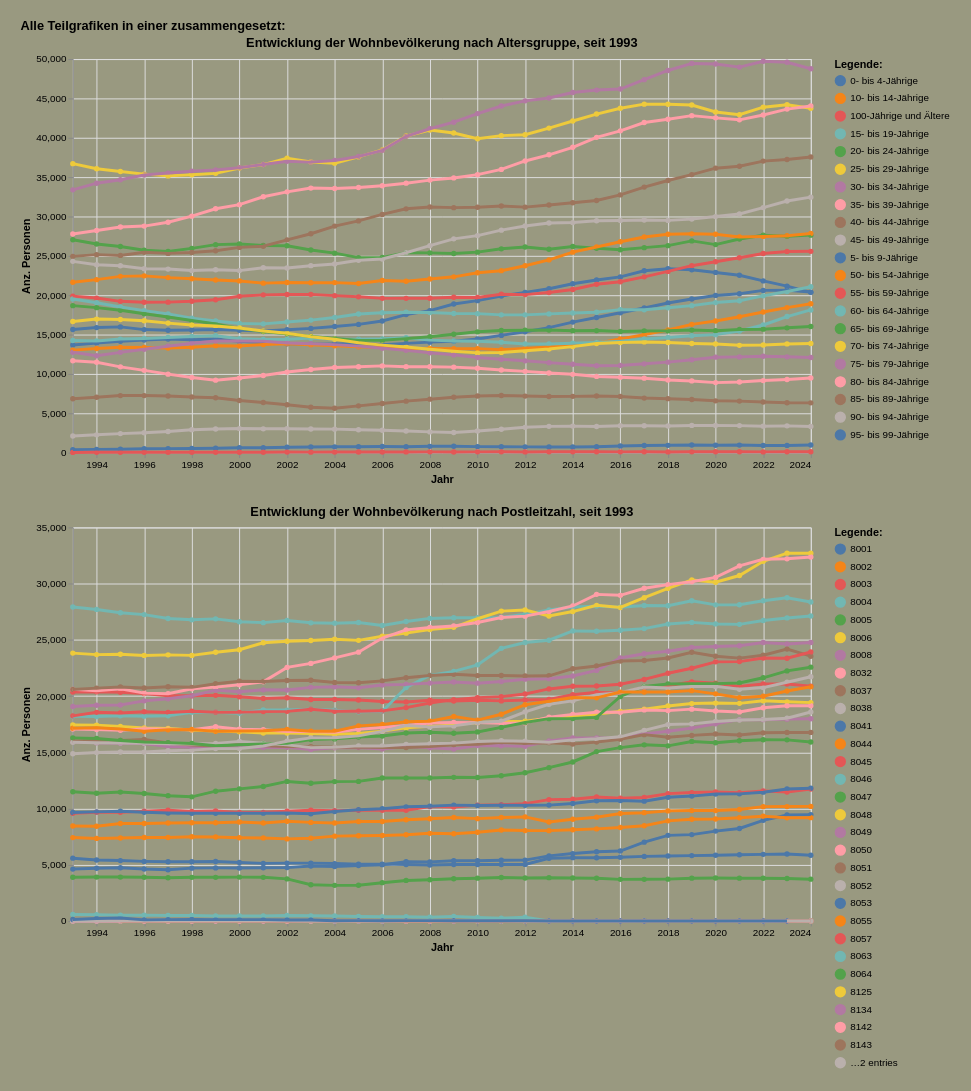

Here is the notebook cell this chart was saved with:
### Markdown cell above
##### Kombinierte Grafik in Altair

### Code cell
# Kombiniere die Grafiken horizontal
top_row = alt.hconcat(grafik1, grafik2)
#combined_chart = alt.vconcat(top_row,grafik3)
combined_chart = alt.vconcat(grafik1, grafik2, spacing=20)

# Optional: Füge einen Titel für die gesamte Grafik hinzu
final_chart = combined_chart.properties(
    title="Alle Teilgrafiken in einer zusammengesetzt:    ",  
    background="#999980",
    padding={"left": 20, "top": 20, "right": 20, "bottom": 20},
    autosize={"type": "fit", "contains": "padding"}
)
#Legenden nicht zusammenfügen
final_chart = final_chart.resolve_scale(
    color='independent',
    shape='independent',
    size='independent'
)

# Zeigen Sie die Grafik an
final_chart

### Figure 1 — Vega-Lite specification as saved in the notebook (floating-point values rounded to 4 significant figures; data arrays with more than 128 entries replaced by an {"elided": "..."} marker saying what was removed)
{"config": {"view": {"continuousWidth": 300, "continuousHeight": 300}}, "vconcat": [{"layer": [{"mark": {"type": "circle"}, "encoding": {"color": {"field": "AlterV05Lang", "legend": {"orient": "right", "title": "Legende:"}, "type": "nominal"}, "opacity": {"value": 1.3}, "tooltip": [{"field": "StichtagDatJahr", "type": "temporal"}, {"field": "AlterV05Lang", "type": "nominal"}, {"field": "sum_WBev", "type": "quantitative"}], "x": {"axis": {"title": "Jahr"}, "field": "StichtagDatJahr", "type": "temporal"}, "y": {"axis": {"title": "Anz. Personen"}, "field": "sum_WBev", "type": "quantitative"}}, "name": "view_3", "title": "Entwicklung der Wohnbevölkerung nach Altersgruppe, seit 1993"}, {"mark": {"type": "line"}, "encoding": {"color": {"field": "AlterV05Lang", "legend": {"orient": "right", "title": "Legende:"}, "type": "nominal"}, "size": {"condition": {"test": {"not": {"param": "param_3"}}, "value": 1.2}, "value": 3}, "tooltip": [{"field": "StichtagDatJahr", "type": "temporal"}, {"field": "AlterV05Lang", "type": "nominal"}, {"field": "sum_WBev", "type": "quantitative"}], "x": {"axis": {"title": "Jahr"}, "field": "StichtagDatJahr", "type": "temporal"}, "y": {"axis": {"title": "Anz. Personen"}, "field": "sum_WBev", "type": "quantitative"}}, "title": "Entwicklung der Wohnbevölkerung nach Altersgruppe, seit 1993"}], "data": {"name": "data-fb79b7b51734d936908cdd7043d66314"}, "height": 400, "width": 750}, {"layer": [{"mark": {"type": "circle"}, "encoding": {"color": {"field": "PLZ", "legend": {"orient": "right", "title": "Legende:"}, "type": "nominal"}, "opacity": {"value": 1.3}, "tooltip": [{"field": "StichtagDatJahr", "type": "temporal"}, {"field": "PLZ", "type": "nominal"}, {"field": "sum_WBev", "type": "quantitative"}], "x": {"axis": {"title": "Jahr"}, "field": "StichtagDatJahr", "type": "temporal"}, "y": {"axis": {"title": "Anz. Personen"}, "field": "sum_WBev", "type": "quantitative"}}, "name": "view_4", "title": "Entwicklung der Wohnbevölkerung nach Postleitzahl, seit 1993"}, {"mark": {"type": "line"}, "encoding": {"color": {"field": "PLZ", "legend": {"orient": "right", "title": "Legende:"}, "type": "nominal"}, "size": {"condition": {"test": {"not": {"param": "param_4"}}, "value": 1.2}, "value": 3}, "tooltip": [{"field": "StichtagDatJahr", "type": "temporal"}, {"field": "PLZ", "type": "nominal"}, {"field": "sum_WBev", "type": "quantitative"}], "x": {"axis": {"title": "Jahr"}, "field": "StichtagDatJahr", "type": "temporal"}, "y": {"axis": {"title": "Anz. Personen"}, "field": "sum_WBev", "type": "quantitative"}}, "title": "Entwicklung der Wohnbevölkerung nach Postleitzahl, seit 1993"}], "data": {"name": "data-c3bd4b59d6efeb67f6926902aa6f8cca"}, "height": 400, "width": 750}], "autosize": {"type": "fit", "contains": "padding"}, "background": "#999980", "padding": {"left": 20, "top": 20, "right": 20, "bottom": 20}, "params": [{"name": "param_3", "select": {"type": "point", "fields": ["AlterV05Lang:N"], "nearest": true, "on": "pointerover"}, "views": ["view_3"]}, {"name": "param_4", "select": {"type": "point", "fields": ["PLZ:N"], "nearest": true, "on": "pointerover"}, "views": ["view_4"]}], "resolve": {"scale": {"color": "independent", "shape": "independent", "size": "independent"}}, "spacing": 20, "title": "Alle Teilgrafiken in einer zusammengesetzt:    ", "$schema": "https://vega.github.io/schema/vega-lite/v5.8.0.json", "datasets": {"data-fb79b7b51734d936908cdd7043d66314": {"elided": "672 records"}, "data-c3bd4b59d6efeb67f6926902aa6f8cca": {"elided": "962 records"}}}
